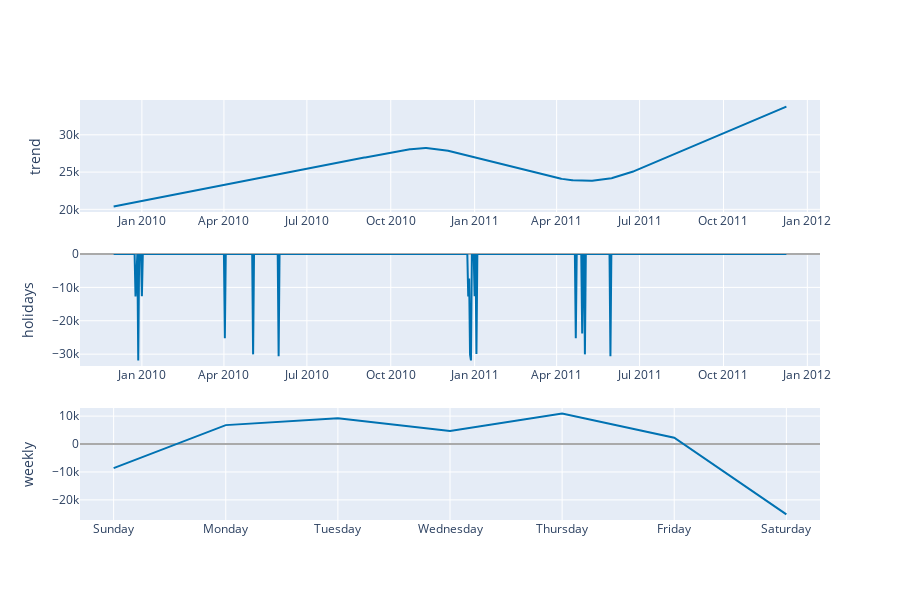

Source (notebook cell):
### Code cell
plot_components_plotly(m, forecast)

### Figure 1 — Plotly figure (JSON) as saved in the notebook; plotly's stock layout.template omitted (floating-point values rounded to 4 significant figures; data arrays with more than 128 entries replaced by an {"elided": "..."} marker saying what was removed)
{"data": [{"line": {"color": "#0072B2", "width": 2}, "mode": "lines", "name": "trend", "type": "scatter", "x": {"elided": "739 str values"}, "xaxis": "x", "y": {"elided": "739 float values"}, "yaxis": "y"}, {"line": {"color": "rgba(0, 114, 178, 0.2)", "width": 0}, "mode": "lines", "name": "trend_upper", "type": "scatter", "x": {"elided": "739 str values"}, "xaxis": "x", "y": {"elided": "739 float values"}, "yaxis": "y"}, {"fill": "tonexty", "fillcolor": "rgba(0, 114, 178, 0.2)", "line": {"color": "rgba(0, 114, 178, 0.2)", "width": 0}, "mode": "lines", "name": "trend_lower", "type": "scatter", "x": {"elided": "739 str values"}, "xaxis": "x", "y": {"elided": "739 float values"}, "yaxis": "y"}, {"line": {"color": "#0072B2", "width": 2}, "mode": "lines", "name": "holidays", "text": {"elided": "739 str values"}, "type": "scatter", "x": {"elided": "739 str values"}, "xaxis": "x2", "y": {"elided": "739 float values"}, "yaxis": "y2"}, {"line": {"color": "#0072B2", "width": 2}, "mode": "lines", "name": "weekly", "type": "scatter", "x": ["2017-01-01T00:00:00", "2017-01-02T00:00:00", "2017-01-03T00:00:00", "2017-01-04T00:00:00", "2017-01-05T00:00:00", "2017-01-06T00:00:00", "2017-01-07T00:00:00"], "xaxis": "x3", "y": [-8605.0, 6771.0, 9259.0, 4633.0, 10900.0, 2246.0, -25200.0], "yaxis": "y3"}], "layout": {"height": 600, "showlegend": false, "width": 900, "xaxis": {"anchor": "y", "domain": [0, 1], "range": ["2009-10-25T02:24:00", "2012-01-14T21:36:00"], "type": "date"}, "xaxis2": {"anchor": "y2", "domain": [0, 1], "range": ["2009-10-25T02:24:00", "2012-01-14T21:36:00"], "type": "date"}, "xaxis3": {"anchor": "y3", "domain": [0, 1], "range": ["2016-12-31T16:48:00", "2017-01-07T07:12:00"], "tickformat": "%A", "type": "date"}, "yaxis": {"anchor": "x", "domain": [0.7333, 1], "rangemode": "normal", "title": {"text": "trend"}, "zerolinecolor": "#AAA"}, "yaxis2": {"anchor": "x2", "domain": [0.3667, 0.6333], "rangemode": "tozero", "title": {"text": "holidays"}, "zerolinecolor": "#AAA"}, "yaxis3": {"anchor": "x3", "domain": [0, 0.2667], "title": {"text": "weekly"}, "zerolinecolor": "#AAA"}}}
